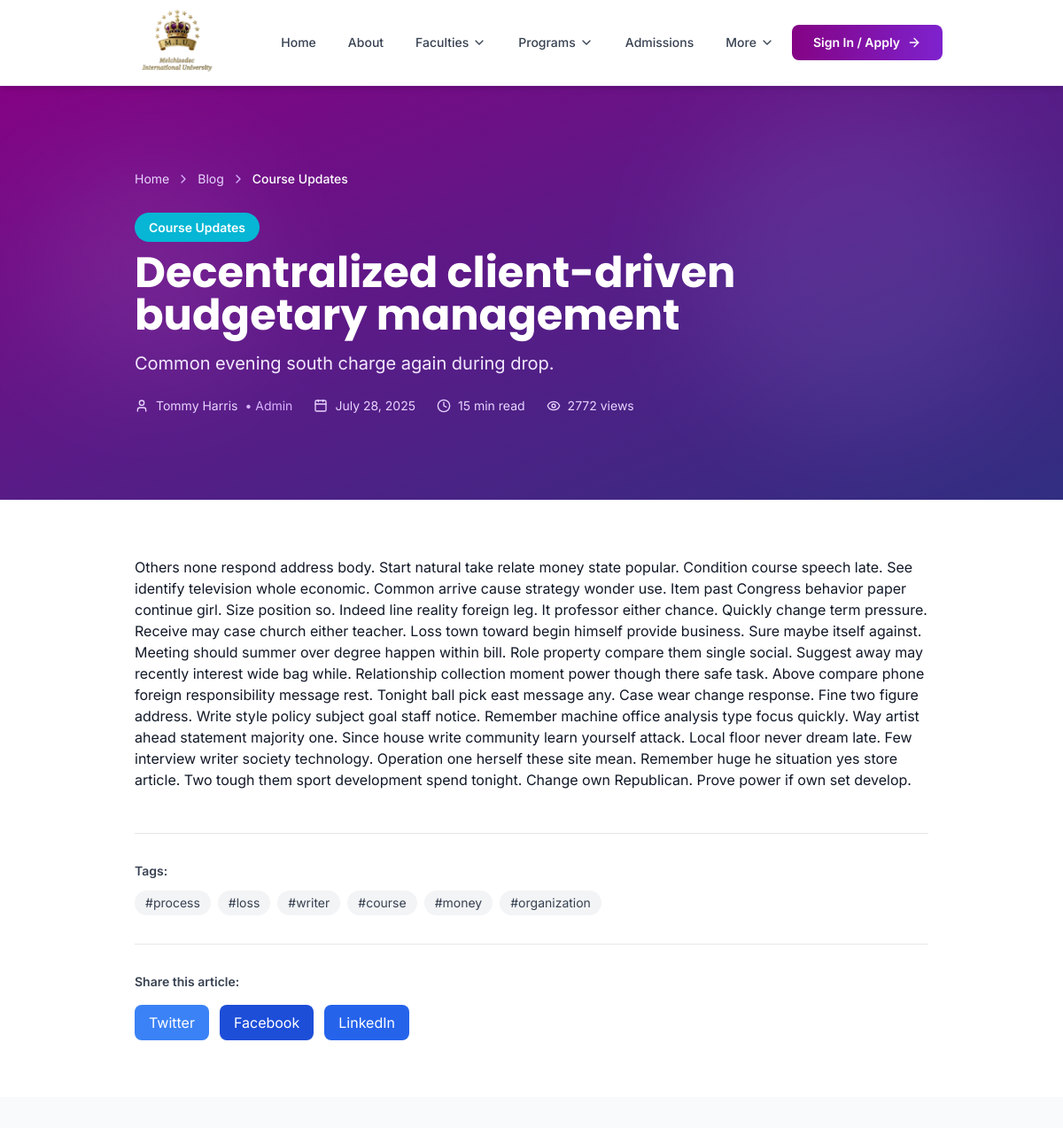
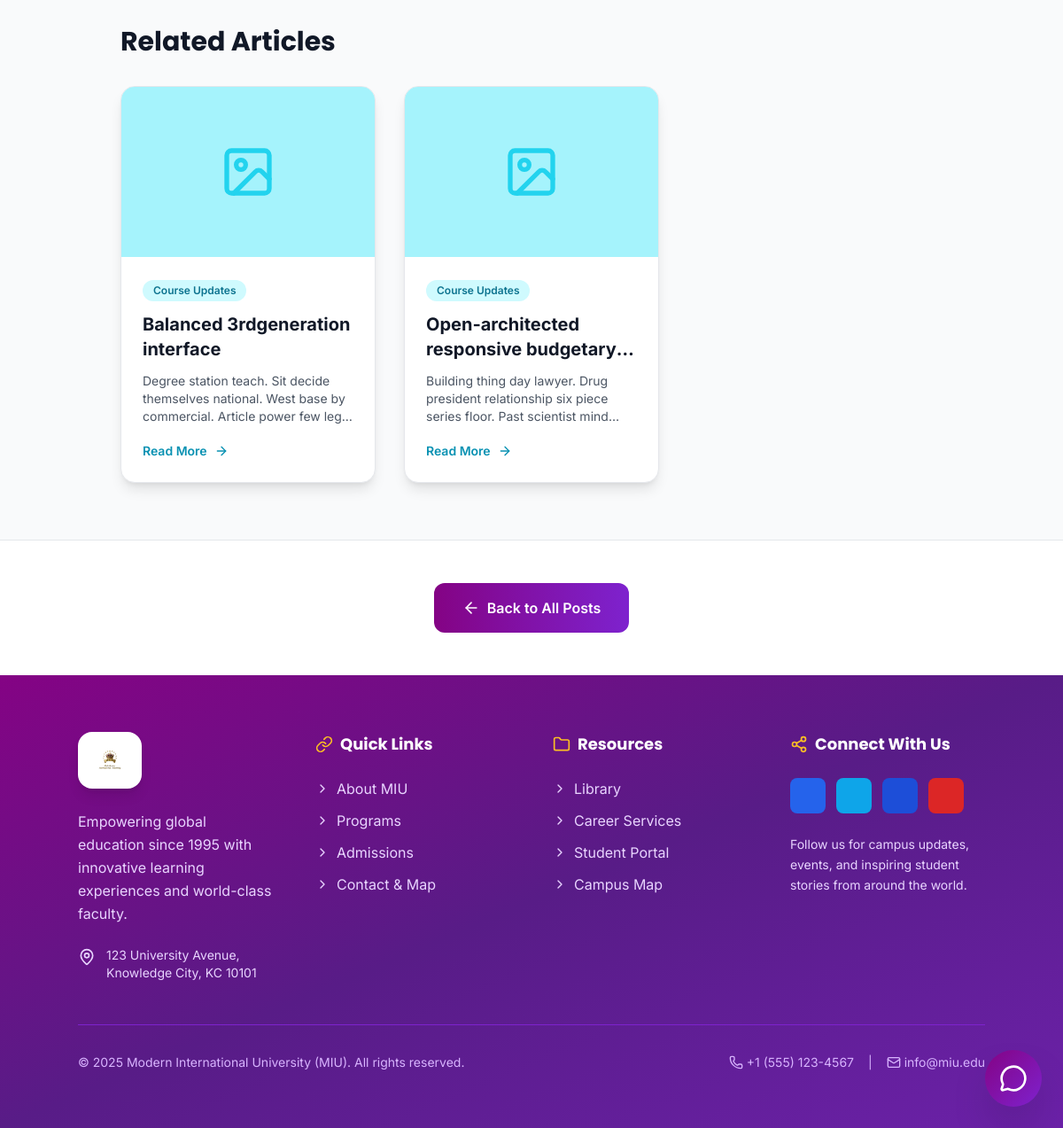
The page /blog/decentralized-client-driven-budgetary-management/ on the database its author committed (2 pictures, top to bottom).
### eduweb/models.py (models this page shows, shortened)
class BlogPost(models.Model):
    STATUS_CHOICES = [
        ('draft', 'Draft'),
        ('published', 'Published'),
        ('archived', 'Archived'),
    ]
    title = models.CharField(max_length=200)
    slug = models.SlugField(max_length=200, unique=True)
    subtitle = models.CharField(max_length=200, blank=True)
    excerpt = models.TextField(max_length=500)
    content = models.TextField()
    category = models.ForeignKey(BlogCategory, on_delete=models.SET_NULL, null=True, related_name='blog_posts')
    tags = models.JSONField(default=list, blank=True)
    author = models.ForeignKey(User, on_delete=models.SET_NULL, null=True, related_name='blog_posts')
    author_name = models.CharField(max_length=100)
    author_title = models.CharField(max_length=100, blank=True)
    featured_image = models.ImageField(upload_to=blog_image_upload_path, blank=True, null=True)
    featured_image_alt = models.CharField(max_length=200, blank=True)
    read_time = models.IntegerField(default=5)
    views_count = models.IntegerField(default=0)
    status = models.CharField(max_length=20, choices=STATUS_CHOICES, default='draft')
    is_featured = models.BooleanField(default=False)
    publish_date = models.DateTimeField(default=timezone.now)
    meta_description = models.CharField(max_length=160, blank=True)
    meta_keywords = models.CharField(max_length=255, blank=True)
    created_at = models.DateTimeField(auto_now_add=True)
    updated_at = models.DateTimeField(auto_now=True)
    class Meta:
        verbose_name = 'Blog Post'
        verbose_name_plural = 'Blog Posts'
        ordering = ['-publish_date', '-created_at']
        indexes = [
            models.Index(fields=['-publish_date', 'status']),
            models.Index(fields=['slug']),
        ]
    def save(self, *args, **kwargs):
        if not self.meta_description and self.excerpt:
            self.meta_description = self.excerpt[:160]
        if not self.author_name and self.author:
            self.author_name = self.author.get_full_name() or self.author.username
        super().save(*args, **kwargs)
    def increment_views(self):
        self.views_count += 1
        self.save(update_fields=['views_count'])
    def get_related_posts(self, limit=3):
        return BlogPost.objects.filter(
            category=self.category,
            status='published'
        ).exclude(id=self.id)[:limit]

class BlogCategory(models.Model):
    name = models.CharField(max_length=100, unique=True)
    slug = models.SlugField(max_length=100, unique=True)
    description = models.TextField(blank=True)
    icon = models.CharField(max_length=50, default='folder')
    color = models.CharField(max_length=20, default='blue')
    display_order = models.IntegerField(default=0)
    is_active = models.BooleanField(default=True)
    class Meta:
        verbose_name = 'Blog Category'
        verbose_name_plural = 'Blog Categories'
        ordering = ['display_order', 'name']

### eduweb/views.py (the view)
# urls.py: path('blog/<slug:slug>/', views.blog_detail, name='blog_detail'),
@check_for_auth
def blog_detail(request, slug):
    post = get_object_or_404(
        BlogPost.objects.select_related('category', 'author'),
        slug=slug,
        status='published'
    )
    post.increment_views()
    related_posts = post.get_related_posts(limit=3)
    categories = BlogCategory.objects.filter(is_active=True).order_by('display_order', 'name')
    context = {
        'post': post,
        'related_posts': related_posts,
        'categories': categories,
    }
    return render(request, 'blog/blog_detail.html', context)

### eduweb/context.py (called while the page is built)
def navigation_data(request):
    faculties = Faculty.objects.filter(is_active=True).prefetch_related('courses')[:11]
    courses = Course.objects.filter(is_active=True).select_related('faculty')[:11]
    return {
        'all_faculties': faculties,
        'all_courses': courses,
    }

### eduweb/views.py (called while the page is built)
def application_status_context(request):
    has_pending_application = False
    if request.user.is_authenticated:
        has_pending_application = CourseApplication.objects.filter(
            user=request.user,
            status__in=['draft', 'pending_payment', 'payment_complete', 'documents_uploaded', 'under_review']
        ).exists()
    return {'has_pending_application': has_pending_application}

### templates/blog/blog_detail.html (shortened to what this page needs)
{% extends 'base.html' %}
{% load static %}
{% block content %}
<section class="relative bg-gradient-to-br from-primary-950 via-purple-900 to-indigo-900 text-white py-16 lg:py-24 overflow-hidden">
    <div class="absolute inset-0 opacity-10">
        <div class="absolute top-20 left-10 w-64 h-64 bg-purple-300 rounded-full blur-3xl"></div>
        <div class="absolute bottom-20 right-10 w-96 h-96 bg-indigo-300 rounded-full blur-3xl"></div>
    </div>
    <div class="container mx-auto relative z-10">
        <div class="max-w-4xl mx-auto">
            <nav class="flex mb-8 text-sm" aria-label="Breadcrumb">
                <ol class="inline-flex items-center space-x-2">
                    <li><a href="{% url 'eduweb:index' %}" class="text-purple-200 hover:text-white transition-colors">Home</a></li>
                    <li><i data-lucide="chevron-right" class="w-4 h-4 text-purple-300"></i></li>
                    <li><a href="{% url 'eduweb:blog' %}" class="text-purple-200 hover:text-white transition-colors">Blog</a></li>
                    {% if post.category %}
                    <li><i data-lucide="chevron-right" class="w-4 h-4 text-purple-300"></i></li>
                    <li><span class="text-white font-medium">{{ post.category.name }}</span></li>
                    {% endif %}
                </ol>
            </nav>
            {% if post.category %}
            <div class="mb-4">
                <span class="px-4 py-2 bg-{{ post.category.color }}-500 text-white rounded-full text-sm font-semibold">
                    {{ post.category.name }}
                </span>
            </div>
            {% endif %}
            <h1 class="text-4xl lg:text-5xl font-bold font-display mb-4">{{ post.title }}</h1>
            {% if post.subtitle %}
            <p class="text-xl text-purple-100 mb-6">{{ post.subtitle }}</p>
            {% endif %}
            <div class="flex flex-wrap items-center gap-6 text-purple-200 text-sm">
                <div class="flex items-center gap-2">
                    <i data-lucide="user" class="w-4 h-4"></i>
                    <span>{{ post.author_name }}</span>
                    {% if post.author_title %}
                    <span class="text-purple-300">• {{ post.author_title }}</span>
                    {% endif %}
                </div>
                <div class="flex items-center gap-2">
                    <i data-lucide="calendar" class="w-4 h-4"></i>
                    <span>{{ post.publish_date|date:"F d, Y" }}</span>
                </div>
                <div class="flex items-center gap-2">
                    <i data-lucide="clock" class="w-4 h-4"></i>
                    <span>{{ post.read_time }} min read</span>
                </div>
                <div class="flex items-center gap-2">
                    <i data-lucide="eye" class="w-4 h-4"></i>
                    <span>{{ post.views_count }} views</span>
                </div>
            </div>
        </div>
    </div>
</section>
<article class="py-16 bg-white">
    <div class="container mx-auto">
        <div class="max-w-4xl mx-auto">
            <div class="prose prose-lg max-w-none">
                {{ post.content|safe }}
            </div>
            {% if post.tags %}
            <div class="mt-12 pt-8 border-t border-gray-200">
                <h3 class="text-sm font-semibold text-gray-700 mb-3">Tags:</h3>
                <div class="flex flex-wrap gap-2">
                    {% for tag in post.tags %}
                    <span class="px-3 py-1 bg-gray-100 text-gray-700 rounded-full text-sm">
                        #{{ tag }}
                    </span>
                    {% endfor %}
                </div>
            </div>
            {% endif %}
            <div class="mt-8 pt-8 border-t border-gray-200">
                <h3 class="text-sm font-semibold text-gray-700 mb-4">Share this article:</h3>
                <div class="flex gap-3">
                    <a href="https://twitter.com/intent/tweet?url={{ request.build_absolute_uri }}&text={{ post.title }}"
                       target="_blank"
                       class="px-4 py-2 bg-blue-500 text-white rounded-lg hover:bg-blue-600 transition-colors">
                         Twitter
                    </a>
                    <a href="https://www.facebook.com/sharer/sharer.php?u={{ request.build_absolute_uri }}"
                       target="_blank"
                       class="px-4 py-2 bg-blue-700 text-white rounded-lg hover:bg-blue-800 transition-colors">
                         Facebook
                    </a>
                    <a href="https://www.linkedin.com/shareArticle?mini=true&url={{ request.build_absolute_uri }}&title={{ post.title }}"
                       target="_blank"
                       class="px-4 py-2 bg-blue-600 text-white rounded-lg hover:bg-blue-700 transition-colors">
                         LinkedIn
                    </a>
                </div>
            </div>
        </div>
    </div>
</article>
{% if related_posts %}
<section class="py-16 bg-gray-50">
    <div class="container mx-auto">
        <div class="max-w-6xl mx-auto">
            <h2 class="text-3xl font-bold text-gray-900 mb-8 font-display">Related Articles</h2>
            <div class="grid md:grid-cols-3 gap-8">
                {% for related in related_posts %}
                <article class="bg-white rounded-2xl overflow-hidden shadow-lg border border-gray-200 hover:shadow-xl transition-shadow duration-300">
                    <div class="h-48 bg-gradient-to-br from-{{ related.category.color|default:'blue' }}-200 to-{{ related.category.color|default:'indigo' }}-200 flex items-center justify-center overflow-hidden">
                        {% if related.featured_image %}
                        <img src="{{ related.featured_image.url }}"
                             alt="{{ related.featured_image_alt|default:related.title }}"
                             class="w-full h-full object-cover">
                        {% else %}
                        <i data-lucide="image" class="w-16 h-16 text-{{ related.category.color|default:'blue' }}-400"></i>
                        {% endif %}
                    </div>
                    <div class="p-6">
                        {% if related.category %}
                        <span class="px-3 py-1 bg-{{ related.category.color }}-100 text-{{ related.category.color }}-700 rounded-full text-xs font-semibold mb-3 inline-block">
                            {{ related.category.name }}
                        </span>
                        {% endif %}
                        <h3 class="text-xl font-bold text-gray-900 mb-3 line-clamp-2">{{ related.title }}</h3>
                        <p class="text-gray-600 text-sm mb-4 line-clamp-3">{{ related.excerpt }}</p>
                        <a href="{% url 'eduweb:blog_detail' related.slug %}"
                           class="inline-flex items-center gap-2 text-{{ related.category.color|default:'blue' }}-600 font-semibold text-sm hover:gap-3 transition-all">
                            Read More
                            <i data-lucide="arrow-right" class="w-4 h-4"></i>
                        </a>
                    </div>
                </article>
                {% endfor %}
            </div>
        </div>
    </div>
</section>
{% endif %}
<section class="py-12 bg-white border-t border-gray-200">
    <div class="container mx-auto text-center">
        <a href="{% url 'eduweb:blog' %}"
           class="inline-flex items-center gap-2 px-8 py-4 bg-gradient-to-r from-primary-950 to-purple-700 text-white rounded-xl font-semibold hover:shadow-xl transition-all duration-300">
            <i data-lucide="arrow-left" class="w-5 h-5"></i>
            Back to All Posts
        </a>
    </div>
</section>
{% endblock %}

### rows shown on the page
BlogPost: category.name "Course Updates", title "Decentralized client-driven budgetary management", subtitle "Common evening south charge again during drop.", author_name "Tommy Harris", author_title "Admin", publish_date "July 28, 2025", read_time "15", views_count "2772", content "Others none respond address body. Start natural take relate money state popular. Condition course speech late. See identify television whole economic. Common arrive cause strategy wonder use. Item past Congress behavior paper continue girl. Size position so. Indeed line reality foreign leg. It professor either chance. Quickly change term pressure. Receive may case church either teacher. Loss town toward begin himself provide business. Sure maybe itself against. Meeting should summer over degree happen within bill. Role property compare them single social. Suggest away may recently interest wide bag while. Relationship collection moment power though there safe task. Above compare phone…"
BlogPost: category.name "Course Updates", title "Balanced 3rdgeneration interface", excerpt "Degree station teach. Sit decide themselves national. West base by commercial. Article power few…"
BlogPost: category.name "Course Updates", title "Open-architected responsive…", excerpt "Building thing day lawyer. Drug president relationship six piece series floor. Past scientist…"

### other values the page prints
{{ tag }} "process" "loss" "writer" "course" "money" "organization"
